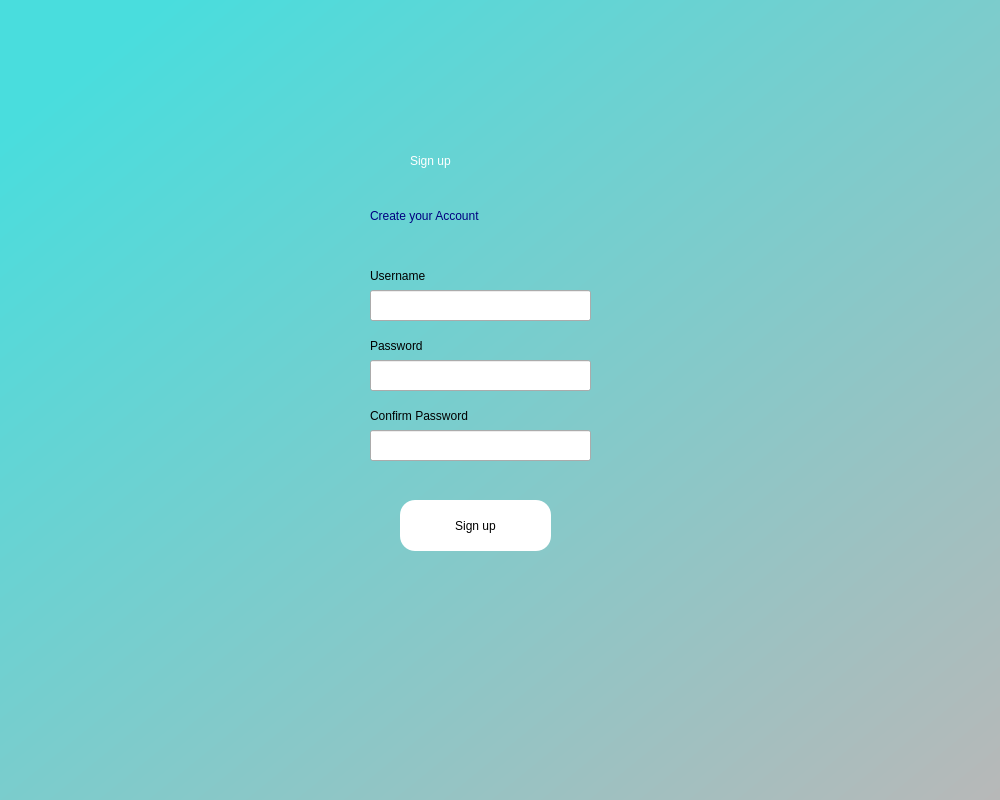
<?xml version="1.0" encoding="UTF-8"?>
<ui version="4.0">
 <class>Dialog</class>
 <widget class="QDialog" name="Dialog">
  <property name="geometry">
   <rect>
    <x>0</x>
    <y>0</y>
    <width>1000</width>
    <height>800</height>
   </rect>
  </property>
  <property name="windowTitle">
   <string>Dialog</string>
  </property>
  <widget class="QWidget" name="bgwidget" native="true">
   <property name="geometry">
    <rect>
     <x>0</x>
     <y>0</y>
     <width>1001</width>
     <height>801</height>
    </rect>
   </property>
   <property name="styleSheet">
    <string notr="true">QWidget#bgwidget{background-color: qlineargradient(spread:pad, x1:0.074, y1:0.0965909, x2:1, y2:1, stop:0 rgba(73, 221, 221, 255), stop:1 rgba(184, 184, 184, 255));}</string>
   </property>
   <widget class="QLabel" name="signup">
    <property name="geometry">
     <rect>
      <x>410</x>
      <y>130</y>
      <width>181</width>
      <height>61</height>
     </rect>
    </property>
    <property name="styleSheet">
     <string notr="true">font: 75 36pt &quot;Script MT Bold&quot;;color:rgb(255, 255, 255)</string>
    </property>
    <property name="text">
     <string>Sign up</string>
    </property>
   </widget>
   <widget class="QLabel" name="Createaccount">
    <property name="geometry">
     <rect>
      <x>370</x>
      <y>200</y>
      <width>251</width>
      <height>31</height>
     </rect>
    </property>
    <property name="styleSheet">
     <string notr="true">color:rgb(0, 0, 127);font: 75 18pt &quot;MS Shell Dlg 2&quot;;</string>
    </property>
    <property name="text">
     <string>Create your Account</string>
    </property>
   </widget>
   <widget class="QPushButton" name="signupbtn">
    <property name="geometry">
     <rect>
      <x>400</x>
      <y>500</y>
      <width>151</width>
      <height>51</height>
     </rect>
    </property>
    <property name="styleSheet">
     <string notr="true">font: italic 16pt &quot;Franklin Gothic Medium&quot;;border-radius:15px;
background-color: rgb(255, 255, 255);</string>
    </property>
    <property name="text">
     <string>Sign up</string>
    </property>
   </widget>
   <widget class="QLineEdit" name="createusername">
    <property name="geometry">
     <rect>
      <x>370</x>
      <y>290</y>
      <width>221</width>
      <height>31</height>
     </rect>
    </property>
    <property name="styleSheet">
     <string notr="true">font: 11pt &quot;Lucida Fax&quot;;</string>
    </property>
   </widget>
   <widget class="QLineEdit" name="createpassword">
    <property name="geometry">
     <rect>
      <x>370</x>
      <y>360</y>
      <width>221</width>
      <height>31</height>
     </rect>
    </property>
    <property name="styleSheet">
     <string notr="true">font: 11pt &quot;Lucida Fax&quot;;</string>
    </property>
   </widget>
   <widget class="QLabel" name="username">
    <property name="geometry">
     <rect>
      <x>370</x>
      <y>260</y>
      <width>81</width>
      <height>31</height>
     </rect>
    </property>
    <property name="styleSheet">
     <string notr="true">font: 75 12pt &quot;Meiryo UI&quot;;</string>
    </property>
    <property name="text">
     <string>Username</string>
    </property>
   </widget>
   <widget class="QLabel" name="password">
    <property name="geometry">
     <rect>
      <x>370</x>
      <y>330</y>
      <width>81</width>
      <height>31</height>
     </rect>
    </property>
    <property name="styleSheet">
     <string notr="true">font: 75 12pt &quot;Meiryo UI&quot;;</string>
    </property>
    <property name="text">
     <string>Password</string>
    </property>
   </widget>
   <widget class="QLabel" name="error_2">
    <property name="geometry">
     <rect>
      <x>370</x>
      <y>470</y>
      <width>251</width>
      <height>21</height>
     </rect>
    </property>
    <property name="styleSheet">
     <string notr="true">font: 11pt &quot;MS Shell Dlg 2&quot;;color:rgb(255, 0, 0)</string>
    </property>
    <property name="text">
     <string/>
    </property>
   </widget>
   <widget class="QLabel" name="password_2">
    <property name="geometry">
     <rect>
      <x>370</x>
      <y>400</y>
      <width>141</width>
      <height>31</height>
     </rect>
    </property>
    <property name="styleSheet">
     <string notr="true">font: 75 12pt &quot;Meiryo UI&quot;;</string>
    </property>
    <property name="text">
     <string>Confirm Password</string>
    </property>
   </widget>
   <widget class="QLineEdit" name="confmpassword">
    <property name="geometry">
     <rect>
      <x>370</x>
      <y>430</y>
      <width>221</width>
      <height>31</height>
     </rect>
    </property>
    <property name="styleSheet">
     <string notr="true">font: 11pt &quot;Lucida Fax&quot;;</string>
    </property>
   </widget>
  </widget>
 </widget>
 <resources/>
 <connections/>
</ui>
